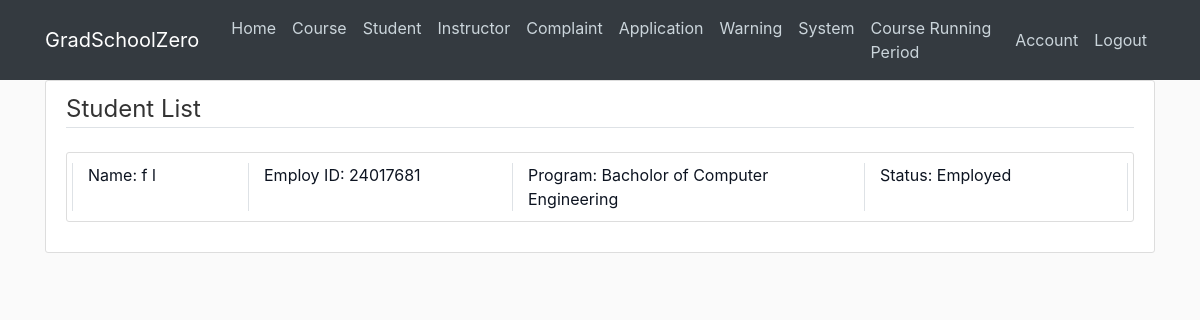
/student/list (signed in), run on the app's committed database.
### cunyzero/models.py (models this page shows, shortened)
class Period(db.Model):#set-up, registration, running, or grading period
    id = db.Column(db.Integer, primary_key=True)
    period = db.Column(db.Integer, nullable = False, default=0)#periods passed
    def getPeriodName(self):# returns set-up, registration, running, or grading period
        remainder = self.period % 4
        if remainder==0:
            return "Course Set-up Period"
        if remainder==1:
            return "Course Registration Period"
        if remainder==2:
            return "Course Running Period"
        if remainder==3:
            return "Grading Period"

class Student(db.Model):
    ownerId = db.Column(db.Integer, primary_key=True)
    firstname = db.Column(db.String(30), nullable=False)
    lastname = db.Column(db.String(30), nullable=False)
    programId = db.Column(db.Integer, db.ForeignKey('program.id'), nullable=False)
    honor = db.Column(db.Integer, nullable = False, default=0)
    status = db.Column(db.String(20), default='Employed')#suspended, graduated, etc.
    fine = db.Column(db.Float, nullable = False, default=0)
    gpa = db.Column(db.Float, nullable = False, default=0.0)
    warning = db.Column(db.Integer, nullable = False, default=0)
    enrollmentPermission = db.Column(db.Boolean, nullable=False, default=False)#special enrollment permission
    user = db.relationship('User', backref='studentOwner', lazy=True)
    courses = db.relationship('StudentCourse', backref='student', lazy=True)
    application = db.relationship('GraduationApplication', backref='applicant', lazy=True)
    warnings = db.relationship('Warning', backref='targetStudent', lazy=True)
    complaints = db.relationship('Complaint', backref='owner', lazy=True)

class Program(db.Model):
    id = db.Column(db.Integer, primary_key=True)
    name = db.Column(db.String(20), unique=True, nullable=False)
    capacity = db.Column(db.Integer, nullable=False, default=10)
    enrolled_total = db.Column(db.Integer, nullable=False, default=0)

### cunyzero/routes.py (the view)
@login_required
@app.route('/student/list', methods=['GET', 'POST'])
def student_manage():
    students = Student.query.all()
    programs = Program.query.all()
    return render_template("student-manage.html", title="Student Management", students=students, programs=programs)

### cunyzero/models.py (called while the page is built)
@login_manager.user_loader
def load_user(user_id):
    return User.query.get(int(user_id))

    def getPeriodName(self):
        return Period.query.all()[0].getPeriodName()

### cunyzero/templates/student-manage.html
{% extends "layout.html" %}
{% block content %}
    <div class="content-section">
        <legend class="border-bottom mb-4"> Student List </legend>
        {% for student in students%}
            <article class="btn-outline-info media content-section col-md-12">
                <a class="media-body row" style="text-decoration: none; color: #0d1421"
                   href="{{ url_for('individual_review',role='Student',owner_id=student.ownerId)}}">
                    <div class="col-md-2 border-left">
                        Name: {{ student.firstname }} {{ student.lastname }}
                    </div>
                    <div class="col-md-3 border-left">
                        Employ ID:  {{ student.ownerId }}
                    </div>
                    <div class="col-md-4 border-left">
                        Program: {{ programs[student.programId].name }}
                    </div>
                    <div class="col-md-3 border-left border-right">
                        Status: {{ student.status }}
                    </div>
                </a>
            </article>
        {% endfor %}
    </div>
{% endblock content %}

### cunyzero/templates/layout.html (shortened to what this page needs)
<!DOCTYPE html>
<html lang="en">
<head>
    <link rel="stylesheet" href="https://maxcdn.bootstrapcdn.com/bootstrap/4.0.0/css/bootstrap.min.css">
    <link rel="stylesheet" type="text/css" href="{{ url_for('static', filename='main.css') }}">
    <link rel="stylesheet" type="text/css" href="{{ url_for('static', filename='uicons-regular-rounded.css') }}">
</head>
<body id="bootstrap-overrides">
    <header class="site-header">
        <nav class="navbar navbar-expand-md navbar-dark bg-dark fixed-top">
            <div class="container">
                <a class="navbar-brand mr-4" href="/">GradSchoolZero</a>
                <div class="collapse navbar-collapse" id="navbarToggle">
                    <div class="navbar-nav mr-auto">
                        <a class="nav-item nav-link" href="{{ url_for('home') }}">Home</a>
                        {% if current_user.is_authenticated %}
                            {% if current_user.role == 'Visitor' %}
                                <a class="nav-item nav-link" href="#">Course</a>
                                <a class="nav-item nav-link" href="#">Instructor</a>
                            {% elif current_user.role == 'Admin' %}
                                <a class="nav-item nav-link" href="{{ url_for('course_manage') }}">Course</a>
                                <a class="nav-item nav-link" href="{{ url_for('student_manage') }}">Student</a>
                                <a class="nav-item nav-link" href="{{ url_for('instructor_manage') }}">Instructor</a>
                                <a class="nav-item nav-link" href="{{ url_for('complaint_manage') }}">Complaint</a>
                                <a class="nav-item nav-link" href="{{ url_for('application_manage') }}">Application</a>
                                <a class="nav-item nav-link" href="{{ url_for('review_warning_page') }}">Warning</a>
                                <a class="nav-item nav-link" href="{{ url_for('change_period') }}">System</a>
                            {% endif %}
                                <a class="nav-item nav-link">{{current_user.getPeriodName()}}</a>
                        {% endif %}
                    </div>
                    <div class="navbar-nav">
                        {% if current_user.is_authenticated %}
                            {% if current_user.role == 'Visitor' %}
                                <a class="nav-item nav-link" href="{{ url_for('enrollment_application') }}">Enrollment</a>
                                <a class="nav-item nav-link" href="{{ url_for('logout') }}">Logout</a>
                            {% else %}
                                <a class="nav-item nav-link" href="{{ url_for('account') }}">Account</a>
                                <a class="nav-item nav-link" href="{{ url_for('logout') }}">Logout</a>
                            {% endif %}
                        {% else %}
                            <a class="nav-item nav-link" href="{{ url_for('login') }}">Login</a>
                            <a class="nav-item nav-link" href="{{ url_for('register') }}">Register</a>
                        {% endif %}
                    </div>
                </div>
            </div>
        </nav>
    </header>
    <main role="main" class="container">
        <div class="row">
            <div class="col-md-12">
                {% block content %}{% endblock %}
            </div>
        </div>
    </main>
</body>
</html>

### cunyzero/static/main.css (style rules this page uses)
body { background: #fafafa; color: #333333; margin-top: 5rem; }
.site-header .navbar-nav .nav-link { color: #cbd5db; }
.content-section { background: #ffffff; padding: 10px 20px; border: 1px solid #dddddd; border-radius: 3px; margin-bottom: 20px; }

### data on the page
Period: getPeriodName "Course Running Period"
Student: firstname "f", lastname "l", ownerId "24017681", programId.name "Bacholor of Computer Engineering", status "Employed"
